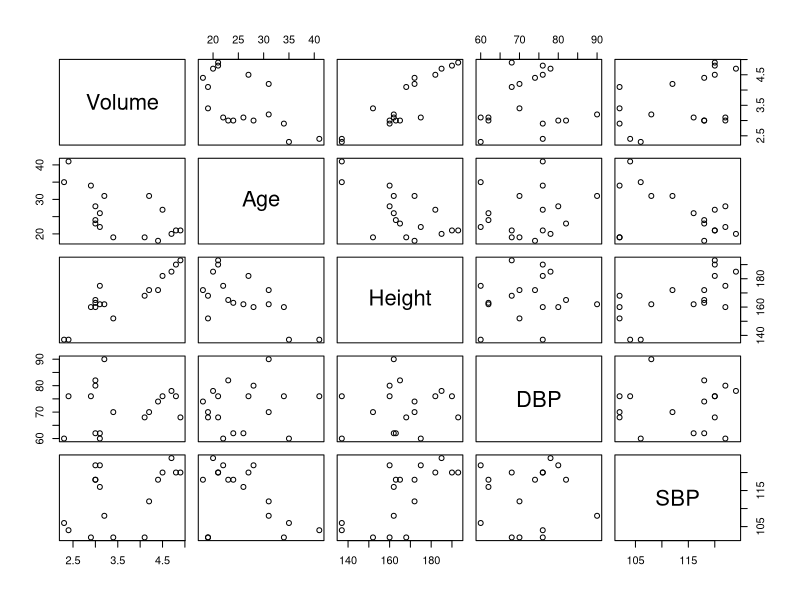
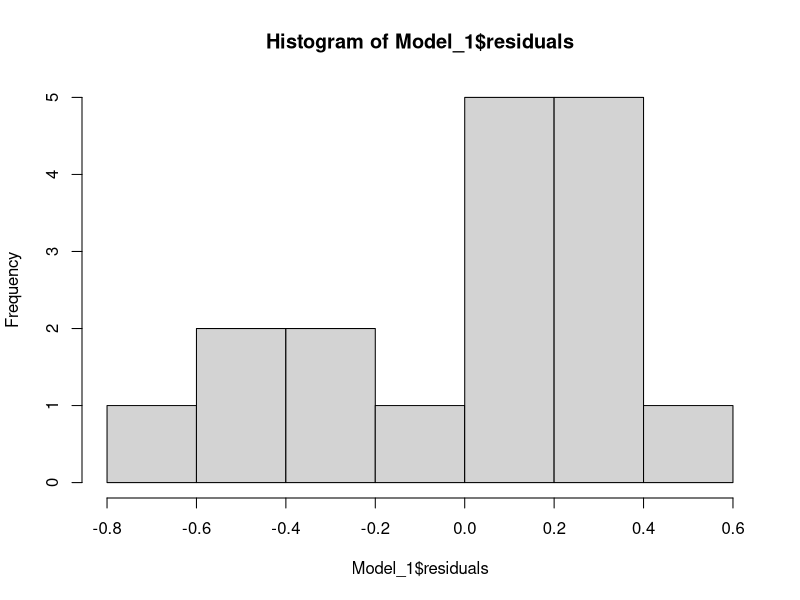
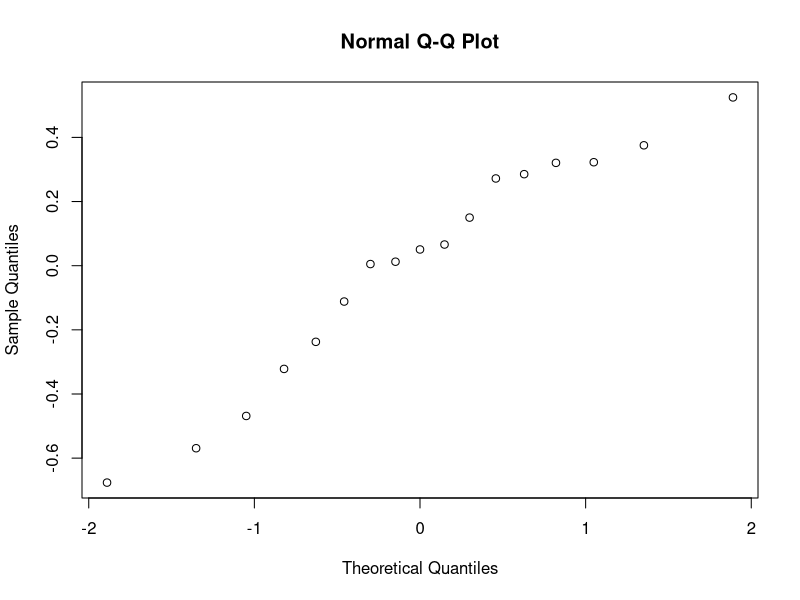
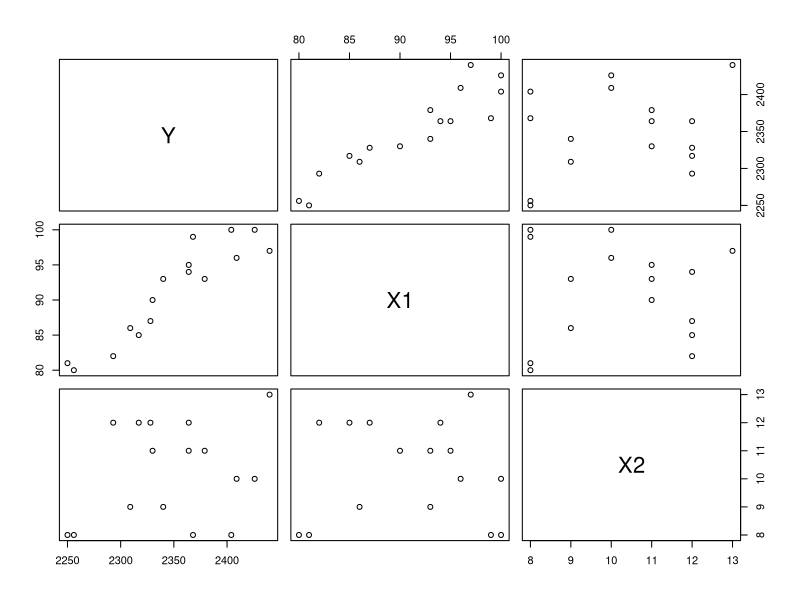
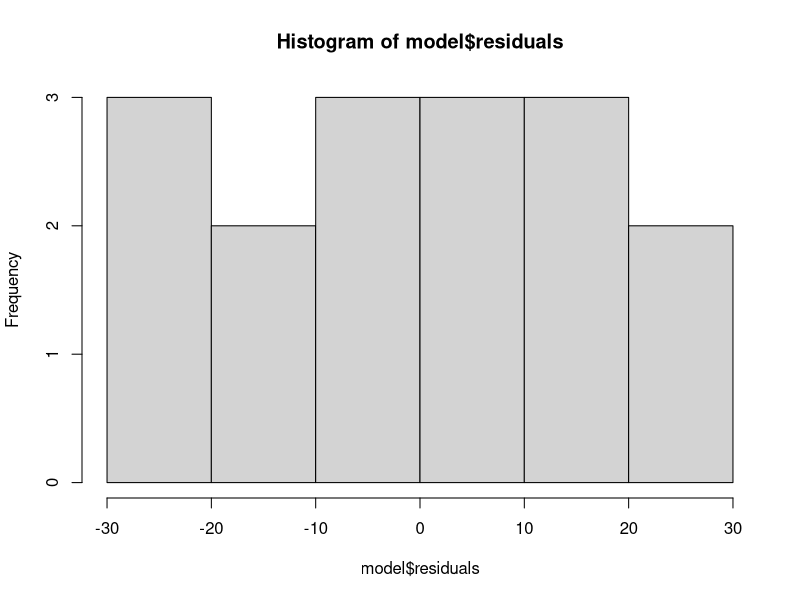
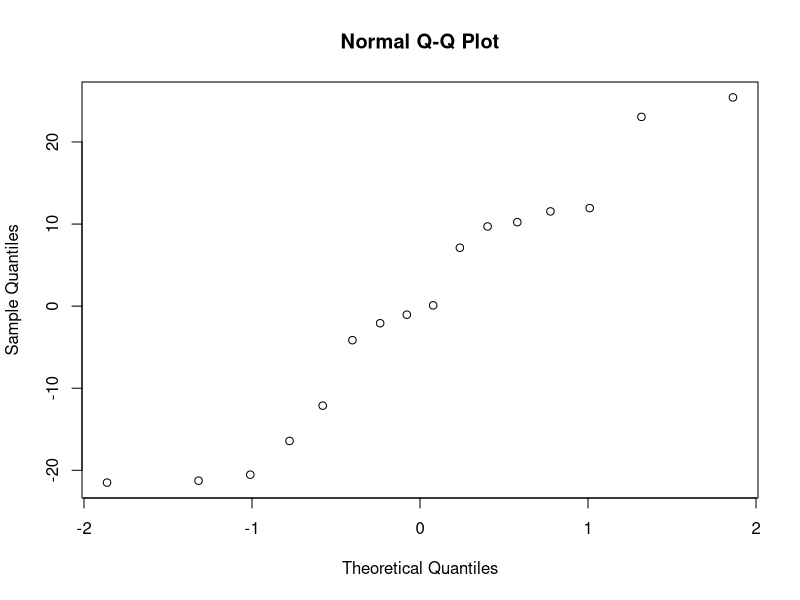

The R source for these figures, in order:
## ---- chunk 1
Volume=c(3.1,3.4,3,3.2,4.9,2.4,4.5,3.1,4.4,2.9,4.2,3,3,4.7,4.8,4.1,2.3);
Age=c(22,19,23,31,21,41,27,26,18,34,31,28,24,20,21,19,35);
Height=c(175,152,165,162,193,137,182,162,172,160,172,160,163,185,190,168,137);
DBP=c(60,70,82,90,68,76,76,62,74,76,70,80,62,78,76,68,60);
SBP=c(122,102,118,108,120,104,120,116,118,102,112,122,118,124,120,102,106);
data=data.frame(Volume,Age,Height,DBP,SBP)
data
plot(data)
Model_1=lm(Volume~Age+Height+DBP+SBP)  #FM
Model_1
summary(Model_1)
anova(Model_1)
#To test is DBP and SBP contributes significantly to the model
#H_0: beta_3=beta_4=0
Model_2=lm(Volume~Age+Height)
Model_2
summary(Model_2)
anova(Model_2)
SS_H=2.5207-1.9812
F_0=SS_H/2/0.1651
qf(0.05,2,12,lower.tail=F)

anova(Model_1,Model_2)

#To test is Age and Height contributes significantly to the model
#H_0: beta_1=beta_2=0
Model_3=lm(Volume~DBP+SBP)
Model_3
summary(Model_3)
anova(Model_3)

#----(b)----

#----95% CI for reg. coeff.
confint(Model_1,level=0.95)

#----95% CI for mean response
predict.lm(Model_1,interval="confidence")

#----95% CI for mean response when x1=24,x2=164,x3=175,x4=115----
predict.lm(Model_1,data.frame(Age=24,Height=164,DBP=75,SBP=115),interval="confidence")

#----Future prediction for mean response when x1=24,x2=164,x3=175,x4=115----
predict.lm(Model_1,data.frame(Age=24,Height=164,DBP=75,SBP=115),interval="prediction")

model.matrix(Model_1) #for obtaining design matrix

# To check normality assumptions
hist(Model_1$residuals) 
qqnorm(Model_1$residuals)
ks.test(Model_1$residuals,"pnorm")
shapiro.test(Model_1$residuals)
#library(nortest)
#ad.test(Model_1$residuals)
#par(mfrow=c(2,2))
#plot(Model_1)
#library(lmtest)
#bptest(Model_1)


## ---- chunk 2
X1=c(80,93,100,82,90,99,81,96,94,93,97,95,100,85,86,87)
l=length(X1);l
X2=c(8,9,10,12,11,8,8,10,12,11,13,11,8,12,9,12)
l1=length(X2);l1
Y=c(2256,2340,2426,2293,2330,2368,2250,2409,2364,2379,2440,2364,2404,2317,2309,2328)
l2=length(Y);l2
df=data.frame(Y,X1,X2);df
plot(df)
model=lm(Y~X1+X2)
model
summary(model)
anova(model)

model1=lm(Y~X1)
model1
summary(model1)
anova(model1)

model2=lm(Y~X2)
model2
summary(model2)
anova(model2)

anova(model,model1)
anova(model,model2)

#----95% CI for reg. coeff.
confint(model,level=0.95)

#----95% CI for mean response
predict.lm(model,interval="confidence")

model.matrix(model) #for obtaining design matrix

# To check normality assumptions
hist(model$residuals) 
qqnorm(model$residuals)
ks.test(model$residuals,"pnorm")
shapiro.test(model$residuals)
#library(nortest)
#ad.test(Model_1$residuals)
#par(mfrow=c(2,2))
#plot(Model_1)
#library(lmtest)
#bptest(Model_1)

